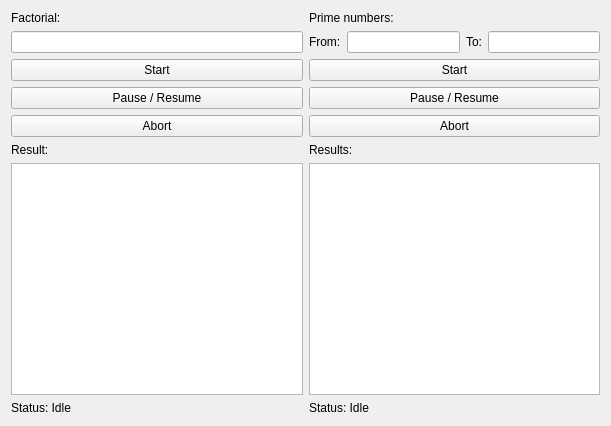
<?xml version="1.0" encoding="UTF-8"?>
<ui version="4.0">
 <class>MainWindow</class>
 <widget class="QMainWindow" name="MainWindow">
  <property name="geometry">
   <rect>
    <x>0</x>
    <y>0</y>
    <width>611</width>
    <height>426</height>
   </rect>
  </property>
  <property name="windowTitle">
   <string>MainWindow</string>
  </property>
  <widget class="QWidget" name="centralWidget">
   <layout class="QHBoxLayout" name="horizontalLayout">
    <item>
     <layout class="QVBoxLayout" name="verticalLayout">
      <item>
       <widget class="QLabel" name="label">
        <property name="text">
         <string>Factorial:</string>
        </property>
       </widget>
      </item>
      <item>
       <widget class="QLineEdit" name="le_facInput"/>
      </item>
      <item>
       <widget class="QPushButton" name="pb_facStart">
        <property name="text">
         <string>Start</string>
        </property>
       </widget>
      </item>
      <item>
       <widget class="QPushButton" name="pb_facPausRes">
        <property name="text">
         <string>Pause / Resume</string>
        </property>
       </widget>
      </item>
      <item>
       <widget class="QPushButton" name="pb_facAbort">
        <property name="text">
         <string>Abort</string>
        </property>
       </widget>
      </item>
      <item>
       <widget class="QLabel" name="label_3">
        <property name="text">
         <string>Result:</string>
        </property>
       </widget>
      </item>
      <item>
       <widget class="QTextEdit" name="te_facOutput"/>
      </item>
      <item>
       <widget class="QLabel" name="l_facStatus">
        <property name="text">
         <string>Status: Idle</string>
        </property>
       </widget>
      </item>
     </layout>
    </item>
    <item>
     <layout class="QVBoxLayout" name="verticalLayout_2">
      <item>
       <widget class="QLabel" name="label_2">
        <property name="text">
         <string>Prime numbers:</string>
        </property>
       </widget>
      </item>
      <item>
       <layout class="QHBoxLayout" name="horizontalLayout_2">
        <item>
         <widget class="QLabel" name="label_5">
          <property name="text">
           <string>From:</string>
          </property>
         </widget>
        </item>
        <item>
         <widget class="QLineEdit" name="le_primeInFrom"/>
        </item>
        <item>
         <widget class="QLabel" name="label_6">
          <property name="text">
           <string>To:</string>
          </property>
         </widget>
        </item>
        <item>
         <widget class="QLineEdit" name="le_primeInTo"/>
        </item>
       </layout>
      </item>
      <item>
       <widget class="QPushButton" name="pb_primeStart">
        <property name="text">
         <string>Start</string>
        </property>
       </widget>
      </item>
      <item>
       <widget class="QPushButton" name="pb_primePausRes">
        <property name="text">
         <string>Pause / Resume</string>
        </property>
       </widget>
      </item>
      <item>
       <widget class="QPushButton" name="pb_primeAbort">
        <property name="text">
         <string>Abort</string>
        </property>
       </widget>
      </item>
      <item>
       <widget class="QLabel" name="label_8">
        <property name="text">
         <string>Results:</string>
        </property>
       </widget>
      </item>
      <item>
       <widget class="QTextEdit" name="te_primeOutput"/>
      </item>
      <item>
       <widget class="QLabel" name="l_primeStatus">
        <property name="text">
         <string>Status: Idle</string>
        </property>
       </widget>
      </item>
     </layout>
    </item>
   </layout>
  </widget>
  <widget class="QMenuBar" name="menuBar">
   <property name="geometry">
    <rect>
     <x>0</x>
     <y>0</y>
     <width>611</width>
     <height>22</height>
    </rect>
   </property>
  </widget>
 </widget>
 <layoutdefault spacing="6" margin="11"/>
 <resources/>
 <connections/>
</ui>
